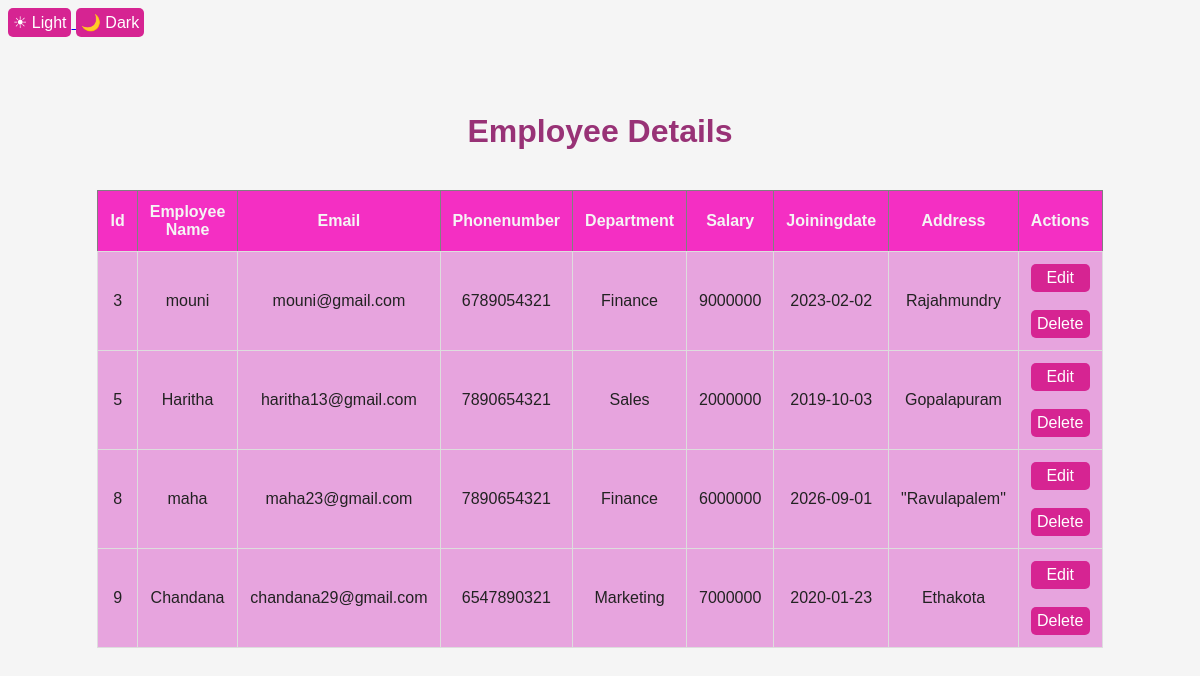
Page /employees (signed in) on the committed database.
### tables this page shows
CREATE TABLE employees(
        id INTEGER PRIMARY KEY AUTOINCREMENT,
        employeename TEXT NOT NULL,
        email TEXT NOT NULL,
        Phonenumber TEXT NOT NULL,
        Department TEXT NOT NULL,
        salary INTEGER NOT NULL,
        joiningdate TEXT NOT NULL,
         Address TEXT);

### server.py (the view)
@app.route("/employees")
def employees():
    if not login_required():
        return redirect("/login1")
    connection= get_database_connection()
    cursor=connection.cursor()
    cursor.execute("""
        SELECT *
        FROM employees
        ORDER BY id ASC
    """)
    employees=cursor.fetchall()
    connection.close()
    theme=request.cookies.get("theme","light")
    return render_template("employees.html",employees=employees,theme=theme)

### server.py (called while the page is built)
def get_database_connection():
    connection=sqlite3.connect("users.db")
    connection.row_factory=sqlite3.Row
    return connection

def login_required():
    return "user_id" in session

### Templates/employees.html (shortened to what this page needs)
<!DOCTYPE html>
<html lang="en">
<head>
</head>
<body class="{{ theme }}">
     <div id="theme-buttons">
        <a href="/set-theme/light">
         <button> ☀ Light </button>
        </a>
       <a href="/set-theme/dark">
         <button> 🌙 Dark </button>
       </a>
    </div>
    <br><br>
    <h1>Employee Details</h1>
    <div class="table-container">
        <table  border="1">
          <thead>
            <tr>
                <th>Id</th>
                <th>Employee Name</th>
                <th>Email</th>
                <th>Phonenumber</th>
                <th>Department</th>
                <th>Salary</th>
                <th>Joiningdate</th>
                <th>Address</th>
                <th>Actions</th>
            </tr>
            </thead>
            <tbody>
                   {% if employees %}
                      {% for employee in employees %}
                         <tr>
                            <td>{{employee["id"]}}</td>
                            <td>{{employee["employeename"]}}</td>
                            <td>{{employee["email"]}}</td>
                            <td>{{employee["phonenumber"]}}</td>
                            <td>{{employee["department"]}}</td>
                            <td>{{employee["salary"]}}</td>
                            <td>{{employee["joiningdate"]}}</td>
                            <td>{{employee["address"]}}</td>
                            <td class="actions">
                                <a href="/editemployee/{{employee['id']}}">
                                    <button class="edit-btn">Edit</button><br><br>
                                </a>
                                <a href="/delete-employee/{{employee['id']}}"
                                   onclick="return confirm('Are you sure you want to delete this employee?')">
                                   <button class="delete-btn">Delete</button>
                                </a>
                            </td>
                         </tr>
                       {% endfor %}
                    {% else %}
                       <tr>
                        <td colspan="9" class="no-employee">No Employees Found!</td>
                       </tr>
                    {% endif %}
            </tbody>
        </table>
    </div>
</body>
</html>

### Templates/employees.html (style rules this page uses)
body { font-family: Arial, Helvetica, sans-serif; background-color: rgb(255, 245, 255); }
h1 { text-align: center; color: #983276; margin-top:40px ; }
table { width: 70%; margin: 40px auto; border-collapse: collapse; background-color: rgb(231, 164, 222); }
th { background-color: rgb(244, 47, 195); color: whitesmoke ; padding: 12px; }
td { padding:12px ; text-align: center; border: 1px solid #ddd; }
.edit-btn { width: 100%; padding: 5px; background-color: rgb(214, 36, 146); color: white; border: none; border-radius: 5px; cursor: pointer; font-size: 16px; }
.delete-btn { width: 100%; padding: 5px; background-color: rgb(214, 36, 146); color: white; border: none; border-radius: 5px; cursor: pointer; font-size: 16px; }
body.light { background-color: #f5f5f5; color: #222; }
button { padding: 5px; background-color: rgb(214, 36, 146); color: white; border: none; border-radius: 5px; cursor: pointer; font-size: 16px; }

### rows in the picture
employees: id "3", employeename "mouni", email "mouni@gmail.com", phonenumber "6789054321", department "Finance", salary "9000000", joiningdate "2023-02-02", address "Rajahmundry"
employees: id "5", employeename "Haritha", email "haritha13@gmail.com", phonenumber "7890654321", department "Sales", salary "2000000", joiningdate "2019-10-03", address "Gopalapuram"
employees: id "8", employeename "maha", email "maha23@gmail.com", phonenumber "7890654321", department "Finance", salary "6000000", joiningdate "2026-09-01", address "\"Ravulapalem\""
employees: id "9", employeename "Chandana", email "chandana29@gmail.com", phonenumber "6547890321", department "Marketing", salary "7000000", joiningdate "2020-01-23", address "Ethakota"
